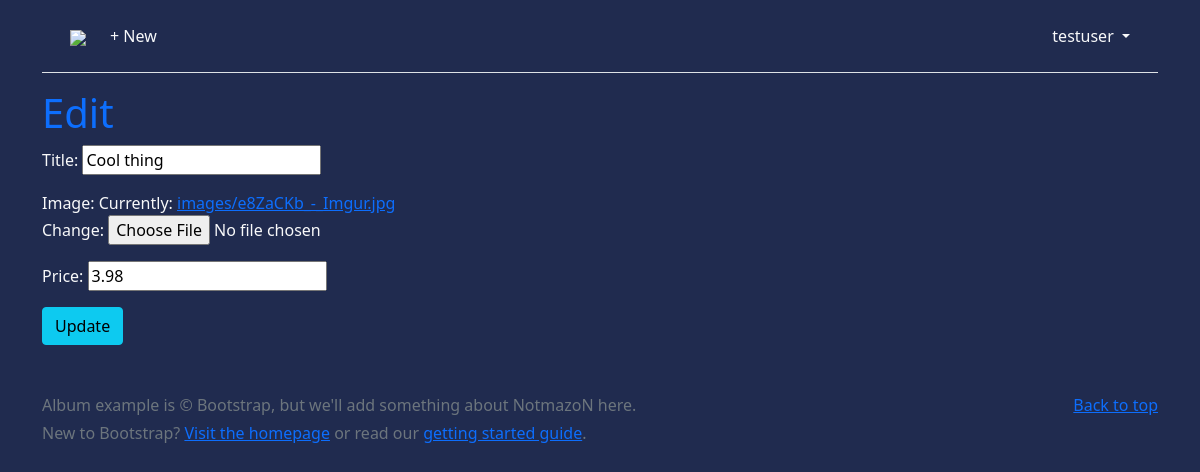
/5/edit/ (signed in), run on the app's committed database.
### accounts/models.py (models this page shows)
class CustomUser(AbstractUser):
    age = models.PositiveIntegerField(null=True, blank=True)
    id = models.AutoField(primary_key=True)

### itemsforsale/models.py (models this page shows, shortened)
class Item(models.Model):
    title = models.CharField(max_length=255)
    price = models.CharField(max_length=20)
    image = models.ImageField(upload_to="images/", default="images/no-img.jpg")
    date = models.DateTimeField(auto_now_add=True)
    author = models.ForeignKey(
        CustomUser,
        on_delete=models.CASCADE,
    )

### itemsforsale/views.py (the view)
# urls.py: path("<int:pk>/edit/", ItemUpdateView.as_view(), name="item_edit"),
class ItemUpdateView(LoginRequiredMixin, UserPassesTestMixin, UpdateView):
    model = Item
    fields = (
        "title",
        "image",
        "price",
        )
    template_name = "item_edit.html"
    def test_func(self):
        obj = self.get_object()
        return obj.author == self.request.user

### templates/item_edit.html (shortened to what this page needs)
{% extends "base.html" %}
{% block content %}
<h1 class="text-primary">Edit</h1>
<form class="text-light" enctype="multipart/form-data" action="" method="post">
<form class="text-light" action="" method="post">{% csrf_token %}
  {{ form.as_p }}
<button class="btn btn-info ml-2" type="submit">Update</button> </form>
{% endblock content %}

### templates/base.html (shortened to what this page needs)
<!DOCTYPE html>
<html>
<head>
  <link href="https://cdn.jsdelivr.net/npm/bootstrap@5.1.3/dist/css/bootstrap.min.css" rel="stylesheet">
</head>
<body>
  <div class="container">
    <header class="p-3 mb-3 border-bottom">
      <div class="container">
        <div class="d-flex flex-wrap align-items-center justify-content-center
          justify-content-lg-start">
          <a class="navbar-brand" href="{% url 'item_list' %}"><img src="https://images2.imgbox.com/37/91/ZGmZ5cjc_o.png"></a>
          <ul class="nav col-12 col-lg-auto me-lg-auto mb-2 justify-content-center
            mb-md-0">
          {% if user.is_authenticated %}
            <li><a href="{% url 'item_new' %}" class="nav-link px-2 link-light">+ New</a></li>
          </ul>
          <div class="dropdown text-end">
            <a href="#" class="d-block link-light text-decoration-none dropdown-toggle"
              id="dropdownUser1" data-bs-toggle="dropdown" aria-expanded="false">
              {{ user.username }}
            </a>
          </div>
          {% else %}
          </ul>
          <div class="text-end">
            <a href="{% url 'login' %}" class="btn btn-outline-primary me-2">Log In</a>
            <a href="{% url 'signup' %}" class="btn btn-primary">Sign Up</a>
          </div>
          {% endif %}
        </div>
      </div>
    </header>
    <main>
      {% block content %}
      {% endblock content %}
    </main>
  </div>
<footer class="text-muted py-5">
  <div class="container">
    <p class="float-end mb-1">
      <a href="#">Back to top</a>
    </p>
    <p class="mb-1">Album example is © Bootstrap, but we'll add something about NotmazoN here.</p>
    <p class="mb-0">New to Bootstrap? <a href="/">Visit the homepage</a> or read our <a href="/docs/5.1/getting-started/introduction/">getting started guide</a>.</p>
  </div>
</footer>
</body>
</html>

### templates/base.html (style rules this page uses)
body { background-color: #202B4F; }

### data on the page
CustomUser: username "testuser"
Item: title "Cool thing", price "3.98"
